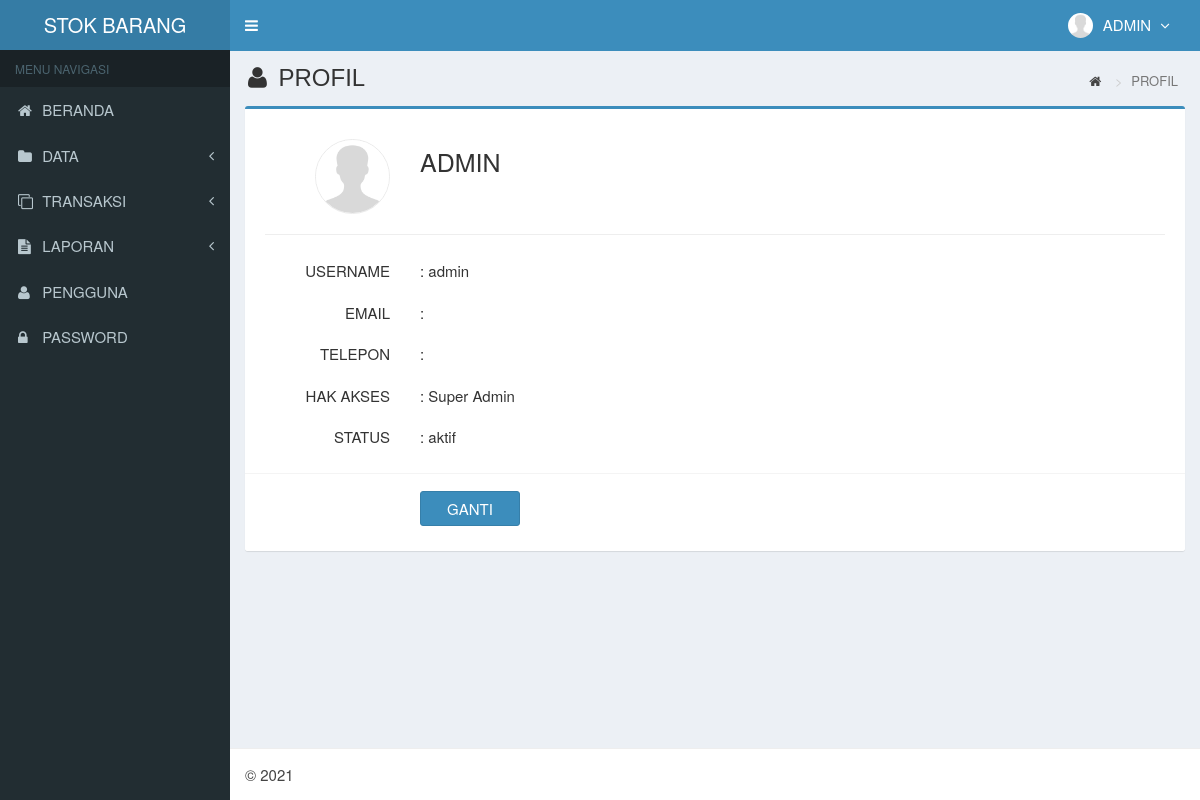
Page /main.php?module=profil (signed in) on the committed database.
### tables this page shows
CREATE TABLE `is_users` (
  `id_user` smallint(6) NOT NULL AUTO_INCREMENT,
  `username` varchar(50) NOT NULL,
  `nama_user` varchar(50) NOT NULL,
  `password` varchar(50) NOT NULL,
  `email` varchar(50) DEFAULT NULL,
  `telepon` varchar(13) DEFAULT NULL,
  `foto` varchar(100) DEFAULT NULL,
  `hak_akses` enum('Super Admin','Manajer','Gudang') NOT NULL,
  `status` enum('aktif','blokir') NOT NULL DEFAULT 'aktif',
  `created_at` timestamp NOT NULL DEFAULT CURRENT_TIMESTAMP,
  `updated_at` timestamp NOT NULL DEFAULT CURRENT_TIMESTAMP ON UPDATE CURRENT_TIMESTAMP,
  PRIMARY KEY (`id_user`),
  KEY `level` (`hak_akses`)
);

### modules/profil/view.php (the view, shortened to what this page needs)
<?php
if (isset($_SESSION['id_user'])) {
  $query = mysqli_query($mysqli, "SELECT * FROM is_users WHERE id_user='$_SESSION[id_user]'")
                                  or die('Ada kesalahan pada query tampil data user : '.mysqli_error($mysqli));
  $data  = mysqli_fetch_assoc($query);
}
?>
<section class="content-header">
  <h1>
    <i class="fa fa-user icon-title"></i> PROFIL
  </h1>
  <ol class="breadcrumb">
    <li><a href="?module=home"><i class="fa fa-home"></i></a></li>
    <li class="active">PROFIL</li>
  </ol>
</section>
<section class="content">
  <div class="row">
    <div class="col-md-12">
      <div class="box box-primary">
        <form role="form" class="form-horizontal" method="POST" action="?module=form_profil" enctype="multipart/form-data">
          <div class="box-body">
            <div class="form-group">
              <label class="col-sm-2 control-label">
              <?php
              if ($data['foto']=="") { ?>
                <img style="border:1px solid #eaeaea;border-radius:50px;" src="images/user/user-default.png" width="75">
              <?php
              }
              else { ?>
                <img style="border:1px solid #eaeaea;border-radius:50px;" src="images/user/<?php echo $data['foto']; ?>" width="75">
              <?php
              }
              ?>
              </label>
              <label style="font-size:25px;margin-top:10px;" class="col-sm-8"><?php echo $data['nama_user']; ?></label>
            </div>
            <hr>
            <div class="form-group">
              <label class="col-sm-2 control-label">USERNAME</label>
              <label style="text-align:left" class="col-sm-8 control-label">: <?php echo $data['username']; ?></label>
            </div>
            <div class="form-group">
              <label class="col-sm-2 control-label">EMAIL</label>
              <label style="text-align:left" class="col-sm-8 control-label">: <?php echo $data['email']; ?></label>
            </div>
            <div class="form-group">
              <label class="col-sm-2 control-label">TELEPON</label>
              <label style="text-align:left" class="col-sm-8 control-label">: <?php echo $data['telepon']; ?></label>
            </div>
            <div class="form-group">
              <label class="col-sm-2 control-label">HAK AKSES</label>
              <label style="text-align:left" class="col-sm-8 control-label">: <?php echo $data['hak_akses']; ?></label>
            </div>
            <div class="form-group">
              <label class="col-sm-2 control-label">STATUS</label>
              <label style="text-align:left" class="col-sm-8 control-label">: <?php echo $data['status']; ?></label>
            </div>
          </div>
          <div class="box-footer">
            <div class="form-group">
              <div class="col-sm-offset-2 col-sm-10">
                <input type="submit" class="btn btn-primary btn-submit" name="ganti" value="GANTI">
              </div>
            </div>
          </div>
        </form>
      </div>
    </div>
  </div>
</section><!-- /.content

### top-menu.php (shortened to what this page needs)
<?php
require_once "config/database.php";
$query = mysqli_query($mysqli, "SELECT id_user, nama_user, foto, hak_akses FROM is_users WHERE id_user='$_SESSION[id_user]'")
                                or die('Ada kesalahan pada query tampil Manajemen User: '.mysqli_error($mysqli));
$data = mysqli_fetch_assoc($query);
?>
<li class="dropdown user user-menu">
  <a href="#" class="dropdown-toggle" data-toggle="dropdown">
  <?php
  if ($data['foto']=="") { ?>
    <img src="images/user/user-default.png" class="user-image" alt="FOTO"/>
  <?php
  }
  else { ?>
    <img src="images/user/<?php echo $data['foto']; ?>" class="user-image" alt="FOTO"/>
  <?php
  }
  ?>
    <span class="hidden-xs"><?php echo $data['nama_user']; ?> <i style="margin-left:5px" class="fa fa-angle-down"></i></span>
  </a>
</li>

### assets/css/style.css (style rules this page uses)
.form-horizontal .control-label { margin-bottom: 0; padding-top: 5px; text-align: right; }
label { display: inline-block; font-size: 15px; font-weight: 400; margin-bottom: 5px; max-width: 100%; }
.content-header { padding: 15px 18px 0; position: relative; }
.content-header > .breadcrumb { background: transparent none repeat scroll 0 0; border-radius: 2px; float: right; font-size: 13px; margin-bottom: 0; margin-top: 0; padding: 7px 12px; position: absolute; right: 10px; top: 15px; }
.btn-submit { width: 100px; margin-top: 7px; margin-right: 10px; font-size: 15px; }
.icon-title { margin-right: 5px; }
body { background-color: #fff; color: #333; font-size: 15px; line-height: 1.42857; }

### rows in the picture
is_users: foto (placeholder picture), nama_user "ADMIN", username "admin", hak_akses "Super Admin", status "aktif"
